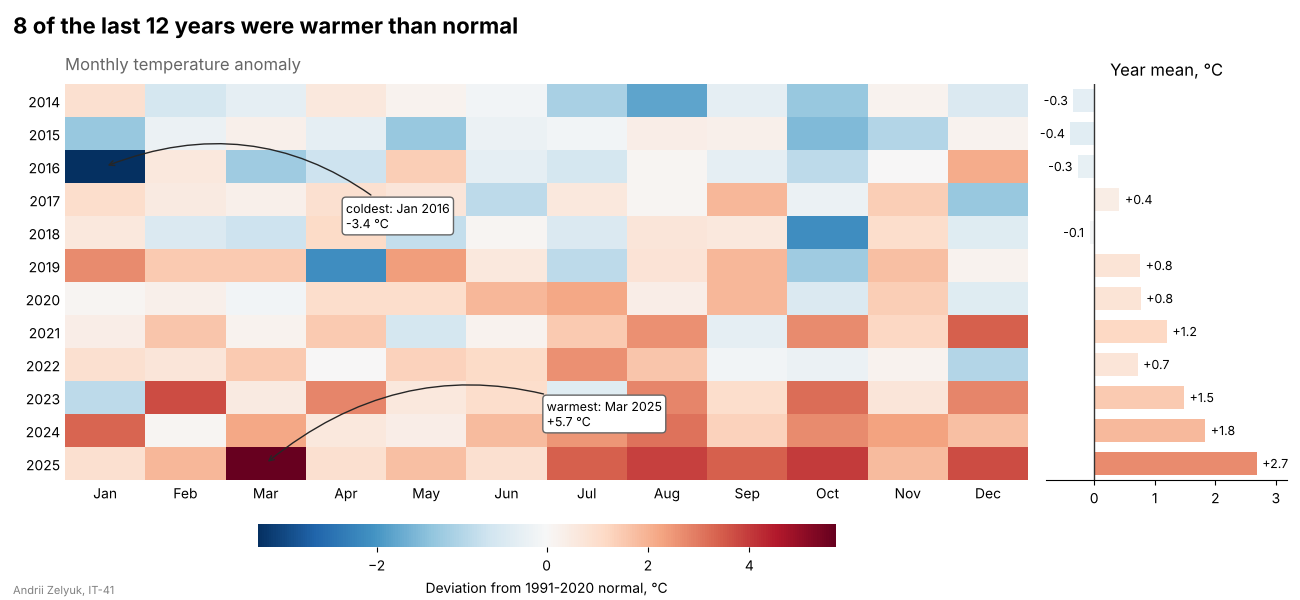

The Python source for this figure:
import matplotlib.pyplot as plt
import numpy as np
from matplotlib.colors import TwoSlopeNorm

STUDENT_NAME = "Andrii Zelyuk"   # ім'я та прізвище транслітерацією
STUDENT_GROUP = "IT-41"   # група

rng = np.random.default_rng(44)
years = np.arange(2014, 2026)
months = ["Jan", "Feb", "Mar", "Apr", "May", "Jun",
          "Jul", "Aug", "Sep", "Oct", "Nov", "Dec"]
# відхилення середньомісячної температури від норми 1991-2020, градуси C
# рядок - рік, стовпець - місяць
trend = np.linspace(-0.7, 1.9, len(years)).reshape(-1, 1)
anomaly = (trend + rng.normal(0, 1.1, size=(len(years), 12))).round(1)
anomaly[2, 0] = -3.4    # холодний січень 2016

cmap = plt.get_cmap("RdBu_r")
# нуль - білий; синя і червона частини розтягуються незалежно
norm = TwoSlopeNorm(vmin=anomaly.min(), vcenter=0, vmax=anomaly.max())

fig, (ax_map, ax_year) = plt.subplots(
    1, 2, figsize=(13, 6), gridspec_kw={"width_ratios": [4, 1]}
)

image = ax_map.imshow(anomaly, cmap=cmap, norm=norm, aspect="auto")
ax_map.set_xticks(range(len(months)), months)
ax_map.set_yticks(range(len(years)), years)
ax_map.tick_params(length=0)
ax_map.spines[:].set_visible(False)

colorbar_axes = ax_map.inset_axes([0.2, -0.17, 0.6, 0.06])
colorbar = fig.colorbar(image, cax=colorbar_axes, orientation="horizontal")
colorbar.set_label("Deviation from 1991-2020 normal, °C")
colorbar.outline.set_visible(False)

# найхолодніший і найтепліший місяць - знаходимо в коді
box = {"boxstyle": "round,pad=0.3", "facecolor": "white", "edgecolor": "0.4"}
arrow = {"arrowstyle": "->", "color": "0.15", "connectionstyle": "arc3,rad=0.3"}
for label, flat_index, xytext in [
    ("coldest", anomaly.argmin(), (3.0, 1.5)),
    ("warmest", anomaly.argmax(), (3.5, -1.5)),
]:
    row, col = np.unravel_index(flat_index, anomaly.shape)
    value = anomaly[row, col]
    ax_map.annotate(f"{label}: {months[col]} {years[row]}\n{value:+.1f} °C",
                    xy=(col, row), xytext=(col + xytext[0], row + xytext[1]),
                    bbox=box, arrowprops=arrow, fontsize=9, va="center")

# праворуч - середнє за рік, тією самою картою і нормуванням
year_mean = anomaly.mean(axis=1)
ax_year.barh(range(len(years)), year_mean, color=cmap(norm(year_mean)), height=0.7)
ax_year.axvline(0, color="0.2", linewidth=1)
for row, value in enumerate(year_mean):
    ax_year.annotate(f"{value:+.1f}", xy=(value, row), xytext=(4 if value >= 0 else -4, 0),
                     textcoords="offset points", va="center",
                     ha="left" if value >= 0 else "right", fontsize=9)

ax_year.set_ylim(len(years) - 0.5, -0.5)            # рядки на рівні теплової карти
ax_year.set_yticks([])
ax_year.spines[["top", "right", "left"]].set_visible(False)
ax_year.set_xlim(min(year_mean.min(), 0) - 0.4, year_mean.max() + 0.5)
ax_year.set_title("Year mean, °C")

warm_years = (year_mean > 0).sum()
fig.suptitle(f"{warm_years} of the last {len(years)} years were warmer than normal",
             x=0.01, ha="left", fontsize=16, fontweight="bold")
ax_map.set_title("Monthly temperature anomaly", loc="left", color="0.4", pad=10)

fig.text(0.01, 0.01, f"{STUDENT_NAME}, {STUDENT_GROUP}", fontsize=8, color="gray")
fig.subplots_adjust(left=0.05, right=0.99, top=0.86, bottom=0.2, wspace=0.03)

fig.savefig("task_4.png", dpi=100)
plt.show()
